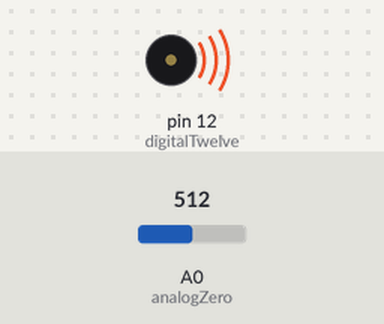
Simulated run of this sketch. Board: Arduino Uno, built with avr-gcc and run on an emulated ATmega328P. On the bench: buzzer (waves = sounding). Inputs (shaded band) come from the test bench; at power-on: A0 (analogZero) = 512.

Above: at 1.2 s.
1.3 s: A0 (analogZero) set to 54
2.8 s: A0 (analogZero) set to 49
At 4.1 s:
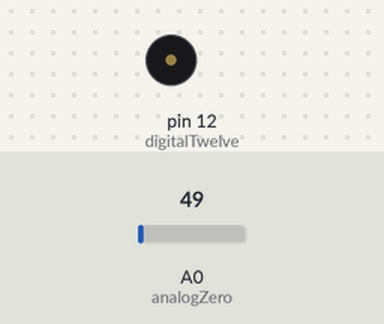
4.4 s: A0 (analogZero) set to 122
At 5.6 s:
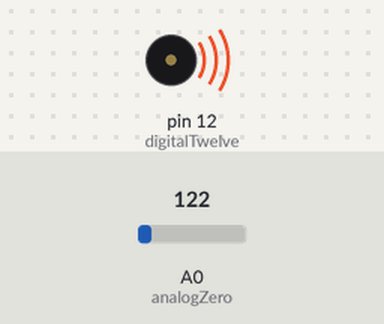
6.0 s: A0 (analogZero) set to 15
At 7.0 s:
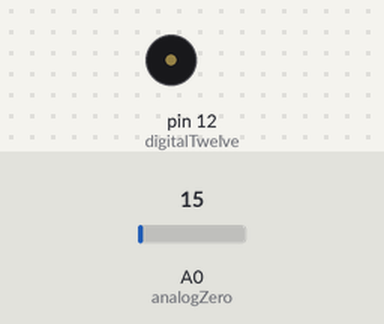
Timing chart, 0 to 8.6 s (numbered marks = the images above; inputs shaded):
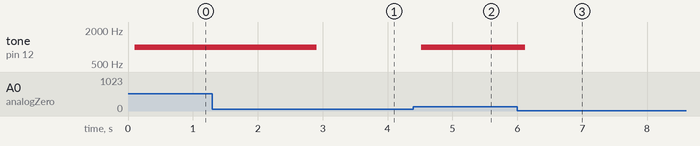

The sketch:

modulefive.ino
```cpp
const int analogZero = 0;
float temperature = 0;
const int digitalTwelve = 12;


void setup() {
  pinMode(digitalTwelve, OUTPUT);
}

void loop() {
  temperature = analogRead(analogZero) * 0.4887585532;

  Serial.println(temperature);
  delay(100);
  if(temperature > 25){
    if(temperature > 25){
     tone(digitalTwelve, 1000);
     delay(100);
    }
  }else{
    noTone(digitalTwelve);
  }
}
```

Measured:
- the behaviour switches between 52 and 51 on A0 (analogZero) (found by bisection; images 0 and 1)
- after the input at 1.3 s, every drawn part: stays the same
- after the input at 2.8 s, tone on pin 12 (digitalTwelve): 1000 Hz → silent after 0.11 s
- after the input at 4.4 s, tone on pin 12 (digitalTwelve): silent → 1000 Hz after 0.12 s
- after the input at 6.0 s, tone on pin 12 (digitalTwelve): 1000 Hz → silent after 0.12 s
